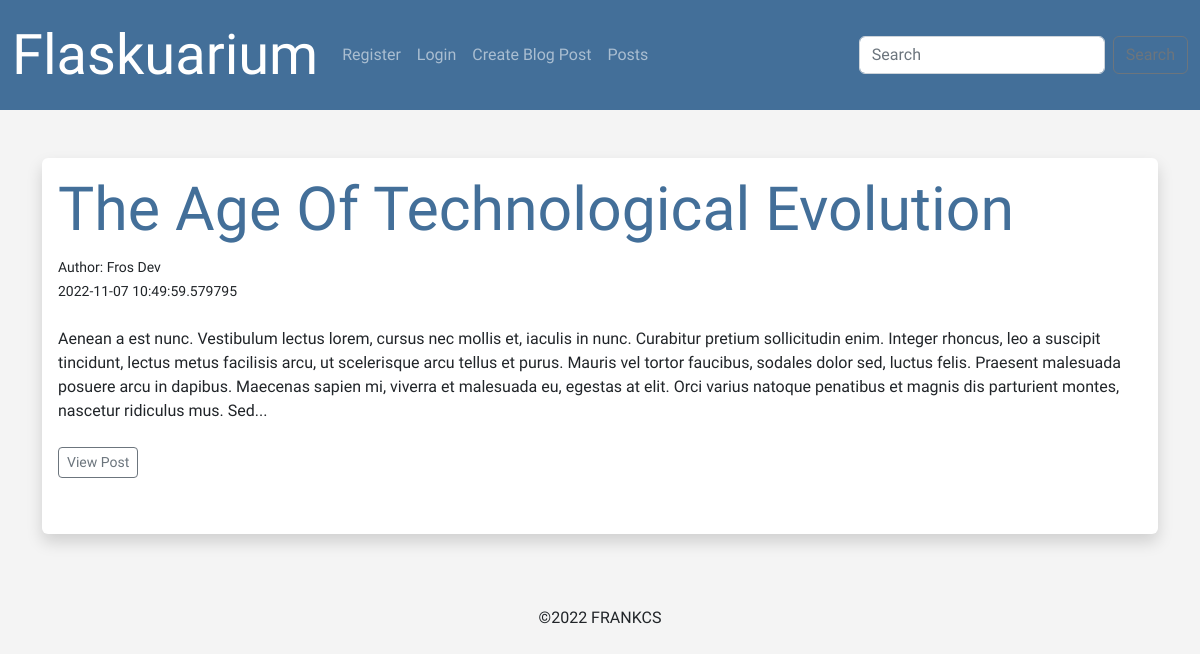
Before: / with the older database file.
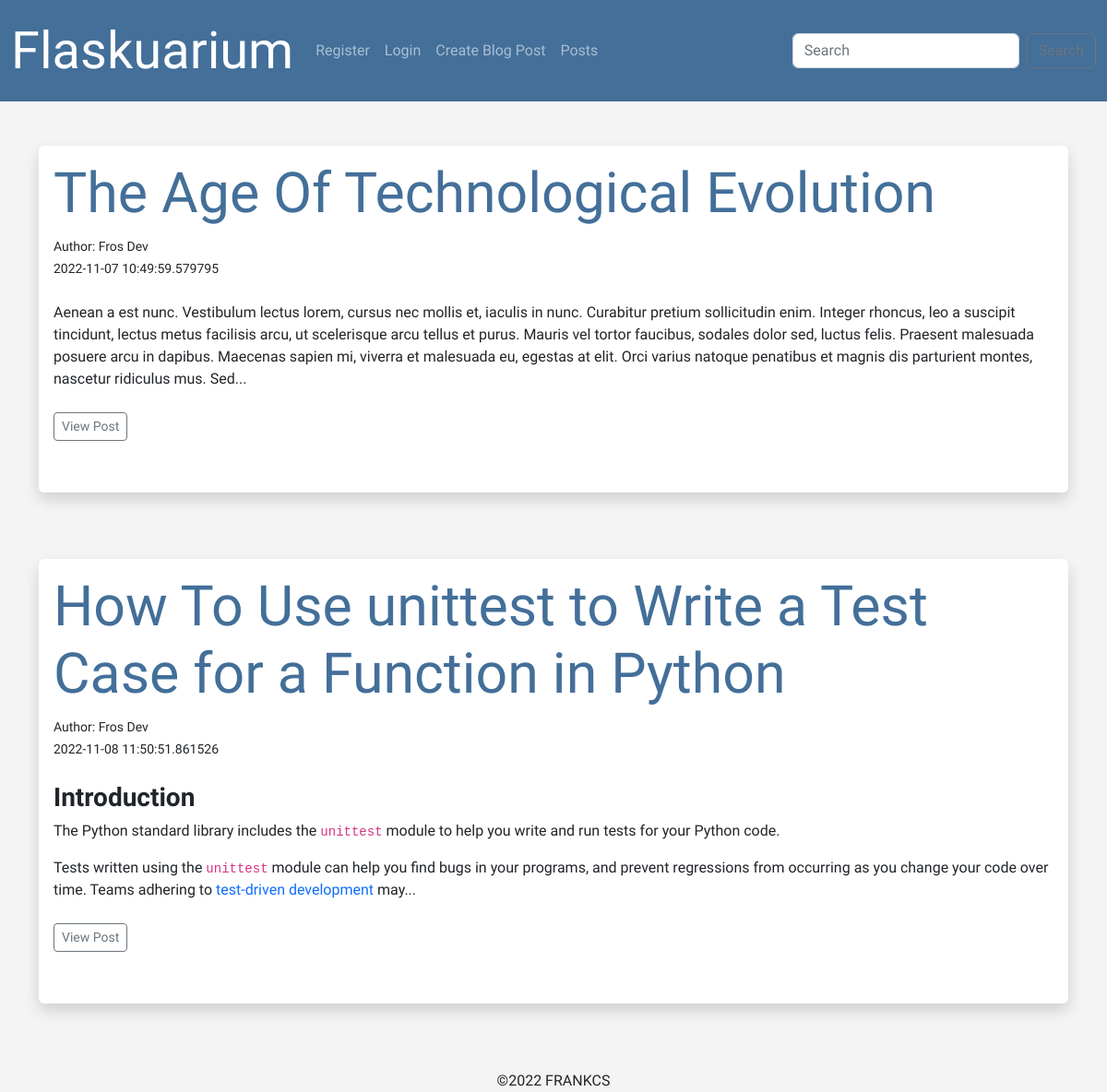
After: the same page with the newer database file.
### models.py (models this page shows, shortened)
class Posts(db.Model):
    __tablename__ = 'posts'
    id = db.Column(db.Integer, primary_key=True)
    title = db.Column(db.String(255))
    content = db.Column(db.Text)
    date_posted = db.Column(db.DateTime, default=datetime.utcnow)
    slug = db.Column(db.String(255))
    author_id = db.Column(db.Integer, db.ForeignKey('users.id'))

class Users(db.Model, UserMixin):
    __tablename__ = 'users'
    id = db.Column(db.Integer, primary_key=True)
    username = db.Column(db.String(20), nullable=False, unique=True)
    name = db.Column(db.String(200), nullable=False)
    email = db.Column(db.String(120), nullable=False, unique=True)
    bio = db.Column(db.Text(), nullable=True)
    date_added = db.Column(db.DateTime, default=datetime.utcnow)
    profile_pic = db.Column(db.String(), nullable=True)
    password_hash = db.Column(db.String(128))
    posts = db.relationship('Posts', backref='author')
    @property
    def password(self):
        raise AttributeError('password is not a readable attribute!')

### app.py (the view)
@app.route('/')
def index():
	posts = Posts.query.order_by(Posts.date_posted)
	return render_template("index.html", posts=posts)

### forms.py
class SearchForm(FlaskForm):
	searched = StringField("Searched", validators=[DataRequired()])
	submit = SubmitField("Submit")

### app.py (called while the page is built)
@app.context_processor
def base():
	form = SearchForm()
	return dict(form=form)

### templates/index.html (shortened to what this page needs)
{% extends 'base.html' %} {% block content %}
<br />
{% for post in posts %}
<div class="shadow p-3 mb-5 bg-body rounded">
	<h2>
		<a class="title" href="{{ url_for('post', id=post.id)}}"
			>{{ post.title }}</a
		>
	</h2>
	<small
		>Author: {{ post.author.name }}<br />
		{{ post.date_posted }}</small
	>
	<br /><br />
	{{ post.content|truncate(500)|safe }}
	<br /><br />
	<a
		href="{{ url_for('post', id=post.id)}}"
		class="btn btn-outline-secondary btn-sm"
		>View Post</a
	>
	<br /><br />
</div>
<br />
{% endfor %} {% endblock %}

### templates/base.html (shortened to what this page needs)
<!DOCTYPE html>
<html lang="en">
	<head>
		<link
			href="https://cdn.jsdelivr.net/npm/bootstrap@5.2.2/dist/css/bootstrap.min.css"
			rel="stylesheet"
		/>
		<link
			href="{{ url_for('static', filename='css/index.css') }}"
			rel="stylesheet"
		/>
	</head>
	<body>
		{% include 'navbar.html' %}
		<br />
		<div class="container">{% block content %} {% endblock %}</div>
		{% include 'footer.html' %}
	</body>
</html>

### templates/navbar.html (shortened to what this page needs)
<nav class="navbar navbar-expand-lg navbar-dark bg-dark">
	<div class="container-fluid">
		<a class="navbar-brand logo" href="{{ url_for('index') }}">Flaskuarium</a>
		<div class="collapse navbar-collapse" id="navbarSupportedContent">
			<ul class="navbar-nav me-auto mb-2 mb-lg-0">
				{% if current_user.is_authenticated %}
				<li class="nav-item">
					<a class="nav-link" href="{{ url_for('profile')}}">Profile</a>
				</li>
				{% if current_user.id == 1 %}
				<!-- <li class="nav-item">
					<a class="nav-link" href="{{ url_for('admin')}}">Admin</a>
				</li> -->
				{% endif %}
				<li class="nav-item">
					<a class="nav-link" href="{{ url_for('logout')}}">Logout</a>
				</li>
				{% else %}
				<li class="nav-item">
					<a class="nav-link" href="{{ url_for('add_user')}}">Register</a>
				</li>
				<li class="nav-item">
					<a class="nav-link" href="{{ url_for('login')}}">Login</a>
				</li>
				{% endif %}
				<li class="nav-item">
					<a class="nav-link" href="{{ url_for('add_post')}}"
						>Create Blog Post</a
					>
				</li>
				<li class="nav-item">
					<a class="nav-link" href="{{ url_for('index')}}">Posts</a>
				</li>
			</ul>
			<form method="POST" action="{{ url_for('search')}}" class="d-flex">
				<input
					class="form-control me-2"
					type="search"
					placeholder="Search"
					aria-label="Search"
					name="searched"
				/>
				<button class="btn btn-outline-secondary" type="submit">Search</button>
			</form>
		</div>
	</div>
</nav>

### templates/footer.html
<footer class="social_footer mx-auto">
	<div class="">&copy;2022 FRANKCS</div>
</footer>

### static/css/index.css (style rules this page uses)
h1, h2 { color: rgb(43, 67, 90); font-size: 3.8rem; font-family: "Big Shoulders Display", cursive; }
body { background: #f4f4f4; font-family: "Lexend Deca", sans-serif; margin: 0; padding: 0; box-sizing: border-box; }
.navbar { background: rgb(67, 111, 153) !important; }
.logo { font-family: "Kolker Brush", cursive; font-size: 3.5rem; }
.title { color: rgb(67, 111, 153); }
footer { bottom: 0; margin-bottom: 0; text-align: center; position: sticky; }
a { text-decoration: none; }

Changed rows visible on the page:
added Posts: title "How To Use unittest to Write a Test Case for a Function in Python", author.name "Fros Dev", date_posted "2022-11-08 11:50:51.861526", content "Introduction The Python standard library includes the unittest module to help you write and run tests for your Python code. Tests written using the unittest module can help you find bugs in your programs, and prevent regressions from occurring as you change your code over time. Teams adhering to test-driven development may..."
